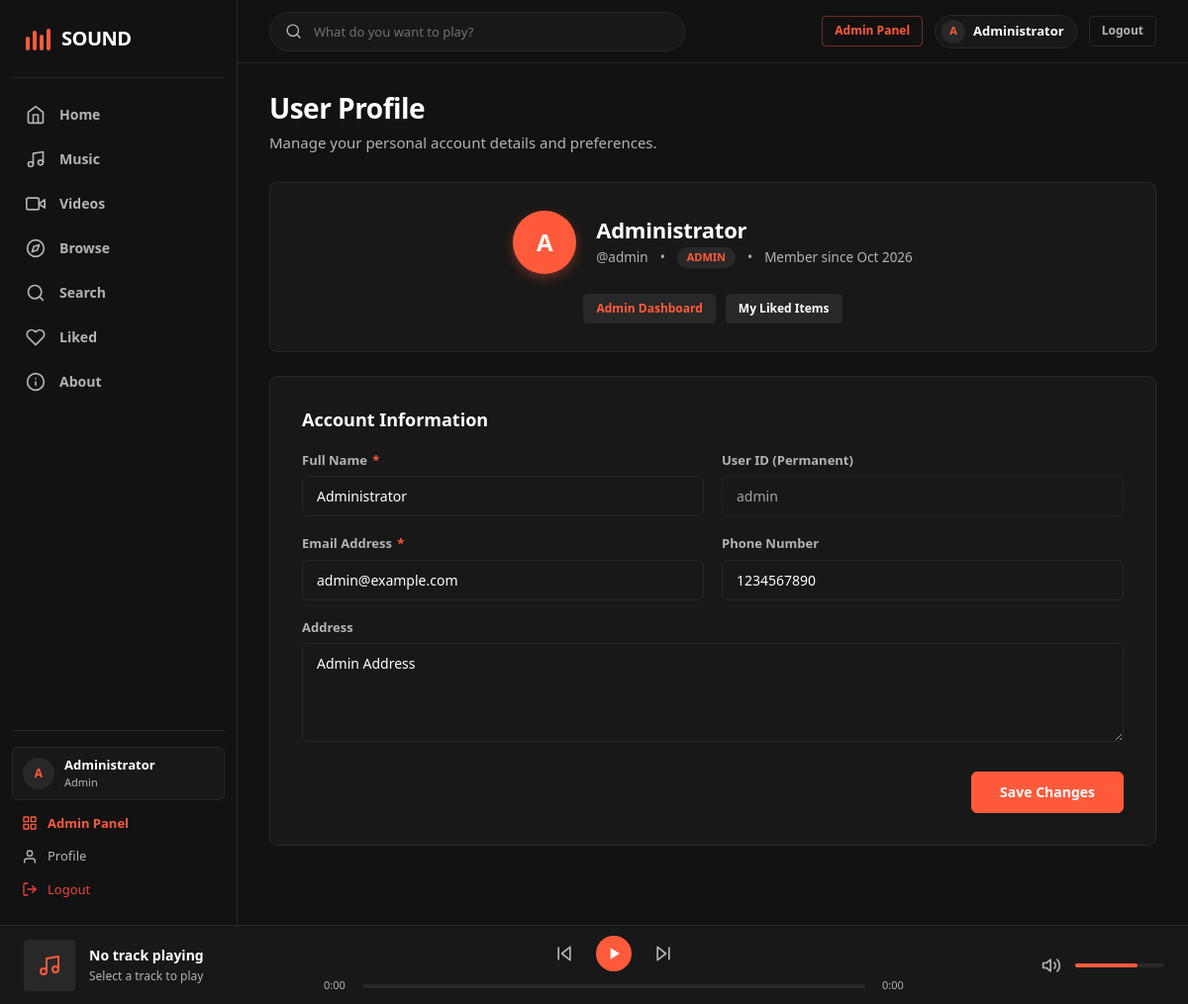
The app's page /profile.php (signed in) with its own data.
### tables this page shows
CREATE TABLE `users` (
  `id` int(11) NOT NULL,
  `role` enum('admin','user') NOT NULL DEFAULT 'user',
  `status` enum('active','disabled') NOT NULL DEFAULT 'active',
  `userid` varchar(20) NOT NULL,
  `name` varchar(100) NOT NULL,
  `address` text DEFAULT NULL,
  `phone` varchar(20) DEFAULT NULL,
  `email` varchar(100) NOT NULL,
  `password_hash` varchar(255) NOT NULL,
  `created_at` timestamp NOT NULL DEFAULT current_timestamp()
);

### config/database.php (called while the page is built, shortened)
<?php
try {
    $pdo = new PDO("mysql:host=" . DB_HOST . ";dbname=" . DB_NAME . ";charset=utf8mb4", DB_USER, DB_PASS);
    $pdo->setAttribute(PDO::ATTR_ERRMODE, PDO::ERRMODE_EXCEPTION);
} catch (PDOException $e) {
    if (defined('APP_DEBUG') && APP_DEBUG) {
        die("Could not connect to the database " . DB_NAME . ": " . $e->getMessage());
    } else {
        error_log("Database connection error: " . $e->getMessage());
        http_response_code(500);
        die("<!DOCTYPE html><html><head><title>Service Unavailable</title><link rel='stylesheet' href='/sound/assets/css/style.css'></head><body style='display:flex;align-items:center;justify-content:center;min-height:100vh;background:#121212;color:#fff;font-family:\"Segoe UI\", sans-serif;'><div style='text-align:center;'><h1>Service Temporarily Unavailable</h1><p style='color:#b3b3b3;'>We are experiencing database connectivity issues. Please try again in a few moments.</p></div></body></html>");
    }
}
function query($sql, $params = []) {
    global $pdo;
    $stmt = $pdo->prepare($sql);
    $stmt->execute($params);
    return $stmt;
}
function fetchOne($sql, $params = []) {
    return query($sql, $params)->fetch(PDO::FETCH_ASSOC);
}

### includes/auth.php (called while the page is built, shortened)
<?php
require_once __DIR__ . '/../config/database.php';
function isLoggedIn() {
    return isset($_SESSION['user_id']);
}
function isAdmin() {
    return isLoggedIn() && (($_SESSION['user_role'] ?? '') === 'admin');
}

### profile.php (the view, shortened to what this page needs)
<?php
require_once __DIR__ . '/includes/auth.php';
    ?>
    <?php
$userId = intval($_SESSION['user_id']);
$user = fetchOne("SELECT id, userid, name, email, role, phone, address, created_at FROM users WHERE id = ?", [$userId]);
require_once __DIR__ . '/includes/header.php';
$initial = strtoupper(substr($user['name'] ?: 'U', 0, 1));
?>
<div class="container" style="max-width: 900px; margin: 0 auto; padding-bottom: 40px;">
    <div style="margin-bottom: 28px;">
        <h1 style="font-size: 28px; font-weight: 800; color: var(--text-primary); margin-bottom: 6px; letter-spacing: -0.5px;">User Profile</h1>
        <p style="color: var(--text-muted); font-size: 15px; margin: 0;">Manage your personal account details and preferences.</p>
    </div>
    <div class="card" style="cursor: default; padding: 28px 32px; margin-bottom: 24px; border: 1px solid var(--border-color); background: var(--bg-surface); border-radius: var(--radius-card); display: flex; align-items: center; justify-content: space-between; flex-wrap: wrap; gap: 20px;">
        <div style="display: flex; align-items: center; gap: 20px;">
            <div style="width: 64px; height: 64px; border-radius: var(--radius-pill); background: var(--accent); color: #FFFFFF; font-size: 24px; font-weight: 800; display: flex; align-items: center; justify-content: center; box-shadow: 0 4px 12px rgba(255, 90, 60, 0.35);">
                <?php echo htmlspecialchars($initial); ?>
            </div>
            <div>
                <h2 style="font-size: 22px; font-weight: 700; color: var(--text-primary); margin-bottom: 4px;"><?php echo htmlspecialchars($user['name']); ?></h2>
                <div style="display: flex; align-items: center; gap: 12px; color: var(--text-muted); font-size: 13.5px;">
                    <span>@<?php echo htmlspecialchars($user['userid']); ?></span>
                    <span>&bull;</span>
                    <span style="background: var(--bg-elevated); padding: 2px 10px; border-radius: var(--radius-pill); text-transform: uppercase; font-size: 11px; font-weight: 700; color: var(--accent);">
                        <?php echo htmlspecialchars($user['role']); ?>
                    </span>
                    <span>&bull;</span>
                    <span>Member since <?php echo date('M Y', strtotime($user['created_at'])); ?></span>
                </div>
            </div>
        </div>
        <div style="display: flex; gap: 10px;">
            <?php if (isAdmin()): ?>
                <a href="/sound/admin/dashboard.php" class="btn btn-secondary btn-sm" style="color: var(--accent);">Admin Dashboard</a>
            <?php endif; ?>
            <a href="/sound/liked.php" class="btn btn-secondary btn-sm">My Liked Items</a>
        </div>
    </div>
    <div class="card" style="cursor: default; padding: 32px; border: 1px solid var(--border-color); background: var(--bg-surface); border-radius: var(--radius-card);">
        <h3 style="font-size: 18px; font-weight: 700; color: var(--text-primary); margin-bottom: 20px;">Account Information</h3>
        <form method="post" action="/sound/profile.php">
            <div style="display: grid; grid-template-columns: repeat(auto-fit, minmax(280px, 1fr)); gap: 18px; margin-bottom: 18px;">
                <div class="form-group" style="margin-bottom: 0;">
                    <label for="name">Full Name <span class="required">*</span></label>
                    <input type="text" id="name" name="name" value="<?php echo htmlspecialchars($user['name']); ?>" required>
                </div>
                <div class="form-group" style="margin-bottom: 0;">
                    <label for="userid">User ID (Permanent)</label>
                    <input type="text" id="userid" value="<?php echo htmlspecialchars($user['userid']); ?>" disabled style="opacity: 0.6; cursor: not-allowed;">
                </div>
            </div>
            <div style="display: grid; grid-template-columns: repeat(auto-fit, minmax(280px, 1fr)); gap: 18px; margin-bottom: 18px;">
                <div class="form-group" style="margin-bottom: 0;">
                    <label for="email">Email Address <span class="required">*</span></label>
                    <input type="email" id="email" name="email" value="<?php echo htmlspecialchars($user['email']); ?>" required>
                </div>
                <div class="form-group" style="margin-bottom: 0;">
                    <label for="phone">Phone Number</label>
                    <input type="tel" id="phone" name="phone" value="<?php echo htmlspecialchars($user['phone'] ?? ''); ?>">
                </div>
            </div>
            <div class="form-group" style="margin-bottom: 24px;">
                <label for="address">Address</label>
                <textarea id="address" name="address" rows="3"><?php echo htmlspecialchars($user['address'] ?? ''); ?></textarea>
            </div>
            <div style="display: flex; justify-content: flex-end; gap: 12px;">
                <button type="submit" class="btn btn-primary" style="padding: 10px 28px;">Save Changes</button>
            </div>
        </form>
    </div>
</div>
<?php require_once __DIR__ . '/includes/footer.php'; ?>

### assets/css/style.css (style rules this page uses)
:root { --bg-base: #121212; --bg-surface: #181818; --bg-card: #181818; --bg-card-hover: #242424; --bg-elevated: #282828; --bg-highlight: #323232; --border-color: #282828; --border-hover: #3e3e3e; --text-primary: #FFFFFF; --text-muted: #B3B3B3; --text-subtle: #727272; --accent: #FF5A3C; --accent-hover: #ff7157; --accent-active: #e04a2f; --accent-subtle: rgba(255, 90, 60, 0.15); --accent-text: #FFFFFF; --danger: #ef4444; --danger-subtle: rgba(239, 68, 68, 0.15); --success: #22c55e; --success-subtle: rgba(34, 197, 94, 0.15); --font-sans: 'Segoe UI', -apple-system, BlinkMacSystemFont, Roboto, 'Helvetica Neue', Arial, sans-serif; --font-mono: SFMono-Regular, Consolas, 'Liberation Mono', Menlo, monospace; --radius-sm: 4px; --radius-md: 6px; --radius-card: 8px; --radius-pill: 9999px; --sidebar-width: 240px; --player-height: 80px; --topbar-height: 64px; --transition-fast: 0.15s ease; --transition-normal: 0.2s ease; --shadow-card: 0 4px 12px rgba(0, 0, 0, 0.4); --shadow-dropdown: 0 8px 24px rgba(0, 0, 0, 0.6); }
*, *::before, *::after { margin: 0; padding: 0; box-sizing: border-box; }
html { font-size: 16px; color-scheme: dark; background-color: var(--bg-base); }
body { font-family: var(--font-sans); background-color: var(--bg-base); color: var(--text-primary); line-height: 1.5; -webkit-font-smoothing: antialiased; -moz-osx-font-smoothing: grayscale; min-height: 100vh; }
a { color: inherit; text-decoration: none; transition: color var(--transition-fast); }
button, input, select, textarea { font-family: inherit; font-size: inherit; color: inherit; }
h1, h2, h3, h4, h5, h6 { color: var(--text-primary); font-weight: 700; line-height: 1.25; }
h1 { font-size: 28px; margin-bottom: 20px; letter-spacing: -0.02em; }
h2 { font-size: 22px; margin-bottom: 16px; letter-spacing: -0.01em; }
h3 { font-size: 18px; margin-bottom: 12px; }
p { color: var(--text-muted); margin-bottom: 12px; }
.container { max-width: 1200px; margin: 0 auto; }
.btn { display: inline-flex; align-items: center; justify-content: center; gap: 8px; padding: 9px 18px; border: 1px solid transparent; border-radius: var(--radius-md); cursor: pointer; font-size: 14px; font-weight: 600; line-height: 1.4; text-align: center; transition: background-color var(--transition-fast), border-color var(--transition-fast), transform var(--transition-fast), opacity var(--transition-fast); user-select: none; }
.btn-primary { background-color: var(--accent); color: var(--accent-text); border-color: var(--accent); }
.btn-secondary { background-color: var(--bg-elevated); color: var(--text-primary); border-color: var(--border-color); }
.btn-sm { padding: 6px 12px; font-size: 12px; border-radius: var(--radius-sm); }
.form-group { margin-bottom: 20px; }
.form-group label { display: block; margin-bottom: 6px; font-size: 13px; font-weight: 600; color: var(--text-muted); }
.form-group .required { color: var(--accent); margin-left: 2px; }
input[type="text"], input[type="email"], input[type="password"], input[type="number"], input[type="tel"], input[type="search"], input[type="file"], select, textarea { width: 100%; padding: 10px 14px; border: 1px solid var(--border-color); border-radius: var(--radius-md); background-color: var(--bg-surface); color: var(--text-primary); font-size: 14px; outline: none; transition: border-color var(--transition-fast), background-color var(--transition-fast); }
input::placeholder, textarea::placeholder { color: var(--text-subtle); }
textarea { min-height: 100px; resize: vertical; }
.card, .media-card { background-color: var(--bg-surface); border: 1px solid transparent; padding: 14px; border-radius: var(--radius-card); transition: background-color var(--transition-normal), transform var(--transition-normal); position: relative; cursor: pointer; display: flex; flex-direction: column; }

### records on screen
users: name "A", name "Administrator", userid "admin", role "ADMIN", created_at "Oct 2026", email "admin@example.com", phone "1234567890", address "Admin Address"

### other values on screen
$site_name "SOUND"
$initial "A"
$u_name "Administrator"
$_SESSION['user_role'] "Admin"
substr($_SESSION['user_name'] ?? 'U', 0, 1) "A"
$_SESSION['user_name'] "Administrator"
